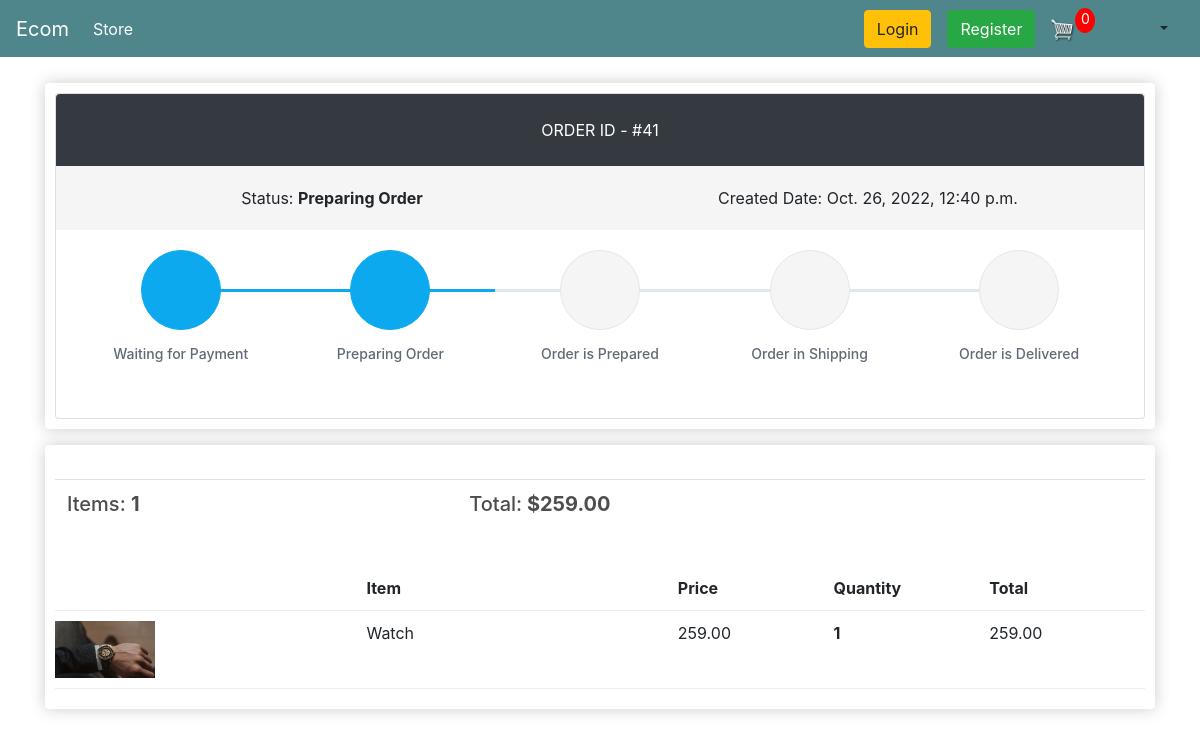
Before: /order-details/41 with the older database file.
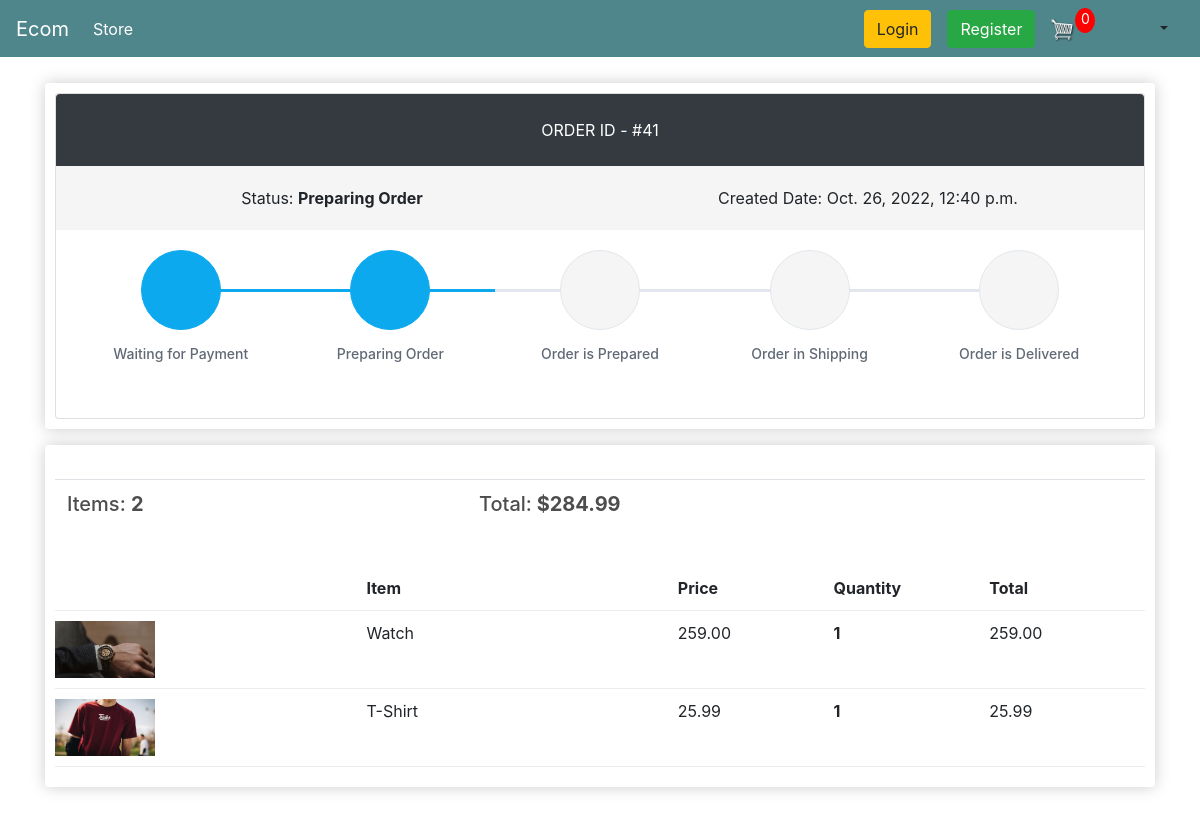
After: the same page with the newer database file.
### store/models.py (models this page shows, shortened)
class Order(models.Model):
    STATUS_CHOICES = (
        (0, 'Waiting for Payment'),
        (1, 'Preparing Order'),
        (2, 'Order is Prepared'),
        (3, 'Order in Shipping'),
        (4, 'Order is Delivered'),
        (5, 'Cancelled')
    )
    PAYMENT_OPTION_CHOICES = (
        ('Cash On Delivery', 'Cash On Delivery'),
        ('Bkash', 'Bkash'),
    )
    customer = models.ForeignKey(Customer, on_delete=models.SET_NULL, null=True, blank=True)
    order_status = models.IntegerField('Order Status', choices=STATUS_CHOICES, default=0)
    payment_option = models.CharField('Payment Options', choices=PAYMENT_OPTION_CHOICES, max_length=20, default='Cash On Delivery')
    created = models.DateTimeField('Created in', auto_now_add=True)
    modified = models.DateTimeField('Modified in', auto_now=True)
    transaction_id = models.CharField(max_length=100, null=True)
    class Meta:
        verbose_name = 'Order'
        ordering = ('-created',)
    @property
    def get_order_total(self):
        order_items = self.orderitem_set.all()
        total = sum([item.get_total for item in order_items])
        return total
    @property
    def get_number_of_items(self):
        order_items = self.orderitem_set.all()
        total = sum([item.quantity for item in order_items])
        return total

class OrderItem(models.Model):
    product = models.ForeignKey(Product, on_delete=models.SET_NULL, null=True, blank=True)
    order = models.ForeignKey(Order, on_delete=models.SET_NULL, null=True, blank=True)
    quantity = models.IntegerField(default=0, null=True, blank=True)
    date_added = models.DateTimeField(auto_now_add=True)
    def __str__(self) -> str:
        return f'OrderItem ID: {self.id}  ->   Name: {self.product.name}'
    @property
    def get_total(self):
        return self.quantity * self.product.price

class Product(models.Model):
    name = models.CharField(max_length=200, null=True)
    price = models.FloatField()
    discount_price = models.FloatField(default=0.0)
    digital = models.BooleanField(default=False, null=True, blank=True)
    image = models.ImageField(null=True, blank=True)
    order_limit = models.IntegerField(default=50)
    @property
    def imageURL(self):
        try:
            url = self.image.url
        except:
            url = ''
        return url

### customers/views.py (the view)
# urls.py: path('order-details/<int:pk>', customer_views.OrderDetailView.as_view(), name = 'order-details'),
class OrderDetailView(DetailView):
    login_required = True
    template_name: str = "customers/order-details.html"
    context_object_name: str = "order"
    model = Order
    def get_context_data(self,*args, **kwargs):
        context = super(OrderDetailView, self).get_context_data(*args,**kwargs)
        context['items'] = self.items
        context['noOfCartItems'] = self.noOfCartItems
        context['trackInfoList'] = self.trackInfoList
        return context
    def get(self, request, *args, **kwargs):
        self.cookieData = cartData(request = request)
        self.noOfCartItems = self.cookieData['noOfCartItems']
        self.order_id = self.kwargs.get('pk')
        self.items = OrderItem.objects.filter(order__id = self.order_id)
        orders = Order.objects.filter(id = self.order_id)
        self.trackInfoList = getTrackInfoList(orders[0].order_status)
        print(f'order_id = {self.order_id}  items = {self.items},  noOfCartItems = {self.noOfCartItems}')
        return super(OrderDetailView, self).get(request, *args, **kwargs)

### store/utils.py (called while the page is built, shortened)
def cookieCart(request):
    try:
        temp_cart = json.loads(request.COOKIES['cart'])
    except:
        temp_cart = {}
    print('temp_cart: ', temp_cart)
    items = []
    cart = {
        'get_cart_total': 0,
        'get_checked_item_count': 0,
        'shipping': False
    }
    noOfCartItems = 0
    return {
        'noOfCartItems': noOfCartItems,
        'cart': cart,
        'items': items
    }

def cartData(request):
    if request.user.is_authenticated:
        customer = request.user.customer
        cart, created = Cart.objects.get_or_create(customer = customer)
        items = cart.cartitem_set.all()
        noOfCartItems = cart.get_all_cart_item_count
    else:
        cookieData = cookieCart(request = request)
        noOfCartItems = cookieData['noOfCartItems']
        cart = cookieData['cart']
        items = cookieData['items']
    return {
        'noOfCartItems': noOfCartItems,
        'cart': cart,
        'items': items
    }

### templates/customers/order-details.html (shortened to what this page needs)
{% extends 'store/main.html' %}
{% load static %}
{% block content %}
    <div class="row">
        <div class="col-lg-12">
            <div class="box-element padding-bottom-3x mb-3 mt-3">
                <div class="card">
                  <div class="p-4 text-center text-white text-lg rounded-top" style="background-color:#343a40 !important"><span class="text-uppercase">Order ID - </span><span class="text-medium">#{{ order.id }}</span></div>
                  <div class="d-flex flex-wrap flex-sm-nowrap justify-content-between py-3 px-2 bg-order-overview" style="background-color:#f5f5f5">
                    <div class="w-100 text-center py-1 px-2"><span class="text-medium">Status:</span> <strong>{{ order.get_order_status_display }}</strong></div>
                    <div class="w-100 text-center py-1 px-2"><span class="text-medium">Created Date:</span> {{ order.created }}</div>
                  </div>
                  <div class="card-body">
                    <div class="steps d-flex flex-wrap flex-sm-nowrap justify-content-between padding-top-2x padding-bottom-1x">
                        {% for trackInfo in trackInfoList %}
                            {% if trackInfo.is_completed %}
                            <div class="step completed">
                            {% else %}
                            <div class="step">
                            {% endif %}
                                <div class="step-icon-wrap">
                                <div class="step-icon"><i class="{{ trackInfo.icon }}"></i></div>
                                </div>
                                <h4 class="step-title">{{ trackInfo.title }}</h4>
                            </div>
                        {% endfor%}
                    </div>
                  </div>
                </div>
            </div>
            <div class="box-element mb-5">
                <br>
                <table class="table">
                    <tr>
                        <th><h5>Items: <strong>{{ order.get_number_of_items }} </strong></h5></th>
                        <th><h5>Total:<strong> ${{order.get_order_total|floatformat:2}} </strong></h5></th>
                    </tr>
                </table>
                <br/>
                <div class="cart-row">
                    <div style="flex:2"></div>
                    <div style="flex:2"><strong>Item</strong></div>
                    <div style="flex:1"><strong>Price</strong></div>
                    <div style="flex:1"><strong>Quantity</strong></div>
                    <div style="flex:1"><strong>Total</strong></div>
                </div>
                {% for item in items %}
                    <div class="cart-row">
                        <div style="flex:2"><img class="row-image" src="{{item.product.imageURL}}"></div>
                        <div style="flex:2"><p>{{item.product.name}}</p></div>
                        <div style="flex:1"><p>{{item.product.price|floatformat:2}} </p></div>
                        <div style="flex:1">
                            <p class="quantity">{{item.quantity}}</p>
                        </div>
                        <div style="flex:1"><p>{{item.get_total|floatformat:2}} </p></div>
                    </div>
                {% endfor %}
            </div>
        </div>
    </div>
    <link rel="stylesheet" type="text/css" href="{% static 'css/order-details.css' %}">
    <link rel="stylesheet" href="https://cdn.jsdelivr.net/npm/pixeden-stroke-7-icon@1.2.3/pe-icon-7-stroke/dist/pe-icon-7-stroke.min.css">
    <link href="https://cdn.jsdelivr.net/npm/bootstrap@4.4.1/dist/css/bootstrap.min.css" rel="stylesheet">
{% endblock content %}

### templates/store/main.html (shortened to what this page needs)
<!DOCTYPE html>
{% load static %}
<html>
    <head>
           <link rel="stylesheet" href="https://stackpath.bootstrapcdn.com/bootstrap/4.4.1/css/bootstrap.min.css">
           <link rel="stylesheet" type="text/css" href="{% static 'css/main.css' %}">
            <link href="https://cdn.jsdelivr.net/npm/bootstrap@4.4.1/dist/css/bootstrap.min.css" rel="stylesheet">
            <link rel="stylesheet" href="https://cdn.jsdelivr.net/npm/pixeden-stroke-7-icon@1.2.3/pe-icon-7-stroke/dist/pe-icon-7-stroke.min.css">
    </head>
    <body>
        <nav class="navbar navbar-expand-lg navbar-dark bg-dark" style="background-color:#4f868c !important">
            <a class="navbar-brand" href="{% url 'store' %}">Ecom</a>
            <div class="collapse navbar-collapse" id="navbarSupportedContent">
                <ul class="navbar-nav mr-auto">
                    <li class="nav-item active">
                        <a class="nav-link" href="{% url 'store' %}">Store <span class="sr-only">(current)</span></a>
                    </li>
                </ul>
                <div class="form-inline my-2 my-lg-0">
                    {% if user.is_authenticated %}
                        <a href={%url 'logout'%} class="btn btn-warning">Logout</a>
                        {% comment %} <a class="nav-item nav-link" href={%url 'logout'%}>Logout</a> {% endcomment %}
                    {% else %}
                        <a href={%url 'login'%} class="btn btn-warning mr-3">Login</a>
                        <a href={%url 'register'%} class="btn btn-success">Register</a>
                    {% endif %}
                    <a href="{% url 'cart' %}">
                        <img  id="cart-icon" src="{% static 'images/cart.png' %}">
                    </a>
                    <p id="cart-total">{{ noOfCartItems }}</p>
                </div>
                <div class="nav-item dropdown p-0 m-0">
                    <a class="nav-link dropdown-toggle" role="button" data-toggle="dropdown" aria-haspopup="true" aria-expanded="false">
                    </a>
                </div>
            </div>
        </nav>
         <div class="container">
            {% block content %}
            {% endblock content %}
         </div>
    </body>
</html>

### static/css/main.css (style rules this page uses)
body { background-color: hsl(0, 0%, 98%); }
h1,h2,h3,h4,h5,h6 { color:hsl(0, 0%, 30%); }
.box-element { box-shadow:hsl(0, 0%, 80%) 0 0 16px; background-color: #fff; border-radius: 4px; padding: 10px; }
.bg-dark { background-color: #4f868c!important; }
#cart-icon { width:25px; display: inline-block; margin-left: 15px; }
#cart-total { display: block; text-align: center; color:#fff; background-color: red; width: 20px; height: 25px; border-radius: 50%; font-size: 14px; }
.col-lg-4, .col-lg-6, .col-lg-8, .col-lg-12 { margin-top: 10px; }
.btn { border-radius: 0; }
.row-image { width: 100px; }
.cart-row { display: flex; align-items: flex-stretch; padding-bottom: 10px; margin-bottom: 10px; border-bottom: 1px solid #ececec; }
.quantity { display: inline-block; font-weight: 700; padding-right:10px; }

### static/css/order-details.css (style rules this page uses)
.steps .step { display: block; width: 100%; margin-bottom: 35px; text-align: center }
.steps .step .step-icon-wrap { display: block; position: relative; width: 100%; height: 80px; text-align: center }
.steps .step .step-icon-wrap::before, .steps .step .step-icon-wrap::after { display: block; position: absolute; top: 50%; width: 50%; height: 3px; margin-top: -1px; background-color: #e1e7ec; content: ''; z-index: 1 }
.steps .step .step-icon-wrap::before { left: 0 }
.steps .step .step-icon-wrap::after { right: 0 }
.steps .step .step-icon { display: inline-block; position: relative; width: 80px; height: 80px; border: 1px solid #e1e7ec; border-radius: 50%; background-color: #f5f5f5; color: #374250; font-size: 38px; line-height: 81px; z-index: 5 }
.steps .step .step-title { margin-top: 16px; margin-bottom: 0; color: #606975; font-size: 14px; font-weight: 500 }
.steps .step:first-child .step-icon-wrap::before { display: none }
.steps .step:last-child .step-icon-wrap::after { display: none }
.steps .step.completed .step-icon-wrap::before, .steps .step.completed .step-icon-wrap::after { background-color: #0da9ef }
.steps .step.completed .step-icon { border-color: #0da9ef; background-color: #0da9ef; color: #fff }
.bg-faded, .bg-order-overview { background-color: #f5f5f5 !important; }

Changed rows visible on the page:
computed for Order "Preparing Order": get_number_of_items "1" → "2"; get_order_total "259.00" → "284.99"
added OrderItem: product.imageURL (picture), product.name "T-Shirt", product.price "25.99", quantity "1", get_total "25.99"
